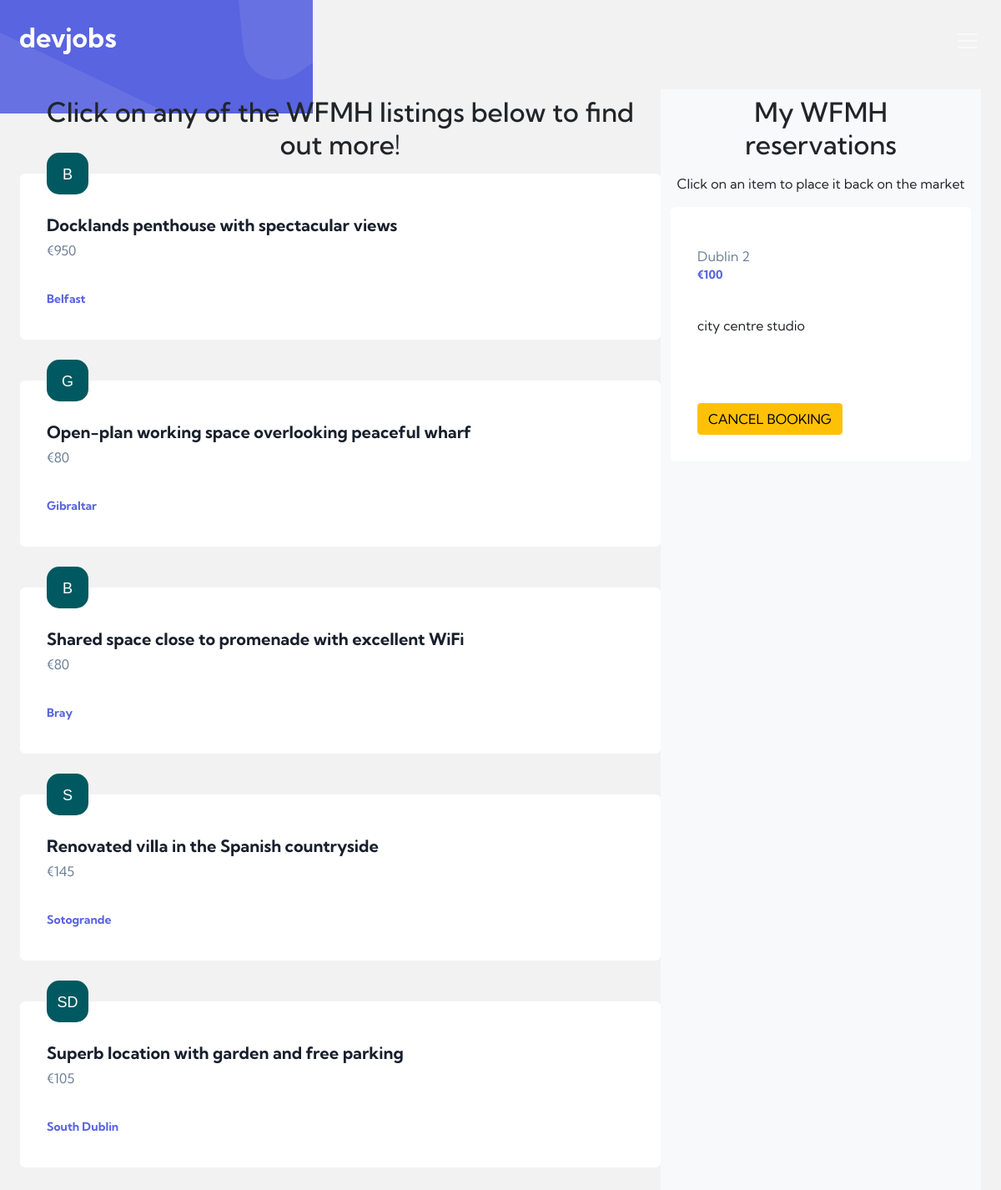
Screenshot of /browse (signed in) with the database file from the repository.
### wfmh/models.py (models this page shows, shortened)
class Home(db.Model):
    id = db.Column(db.Integer(), primary_key=True)
    summary = db.Column(db.String(length=50), nullable=False, unique=True)
    location = db.Column(db.String(length=25), nullable=False)
    owner_email = db.Column(db.String(length=50), nullable=False)
    daily_rate = db.Column(db.Integer(), nullable=False)
    reserved_by = db.Column(db.Integer(), db.ForeignKey("worker.id"))

### wfmh/routes.py (the view, shortened to what this page needs)
@app.route("/browse", methods=["GET", "POST"])
@login_required
def browse_homes():
    booking_form = WFMHBookingForm()
    cancellation_form = WFMHCancellationForm()
    if request.method == "GET":
        available_homes = Home.query.filter_by(reserved_by=None)
        my_homes = Home.query.filter_by(reserved_by=current_user.id)
        return render_template(
            "browse.html",
            available_homes=available_homes,
            my_homes=my_homes,
            b_form=booking_form,
            c_form=cancellation_form
        )

### wfmh/models.py (called while the page is built)
@login_manager.user_loader
def load_user(user_id):
    return Worker.query.get(int(user_id))

    @property
    def format_wallet(self):
        return f"€{self.wallet:,}"

### wfmh/templates/browse.html (shortened to what this page needs)
{% extends 'base.html' %} {% block title %} WFMH | Browse {% endblock %} {%
block content %}
<div class="row m-4">
  <div class="col-md-8 px-0">
    <h2 class="text-center mb-3 pt-2 px-2">
      Click on any of the WFMH listings below to find out more!
    </h2>
    {% for home in available_homes %} {% include 'helpers/modals_booking.html'
    <div class="card">
      <div class="card-body">
        <div
          class="card-avatar d-flex justify-content-center align-items-center"
        >
          {% set location_list = home.location.split(' ') %}
          <h3 class="mb-0 mt-1">{% for item in location_list %}{{ item[0] }}{% endfor %}</h3>
        </div>
        <h4 class="card-text">{{ home.summary }}</h4>
        <h5 class="card-subtitle">€{{ home.daily_rate }}</h5>
        <h6 class="card-title">{{ home.location }}</h6>
      </div>
    </div>
    {% endfor %}
  </div>
  <div class="col-md-4 bg-light">
    <h2 class="text-center mb-3 pt-2 px-2">My WFMH reservations</h2>
    <p class="text-center mb-3">
      Click on an item to place it back on the market
    </p>
    {% for home in my_homes %} {% include 'helpers/modals_cancellation.html' %}
    <div class="card">
      <div class="card-body">
        <h5 class="card-title">{{ home.location }}</h5>
        <h6 class="card-subtitle">€{{ home.daily_rate }}</h6>
        <p class="card-text">{{ home.summary }}</p>
      </div>
      <div class="card-body">
        <button
          type="button"
          class="btn btn-warning"
          data-bs-toggle="modal"
          data-bs-target="#cancellationModal{{ home.id }}"
        >
          CANCEL BOOKING
        </button>
      </div>
    </div>
    {% endfor %}
  </div>
</div>
{% endblock %}

### wfmh/static/css/style.css (style rules this page uses)
body { font-family: 'Kumbh Sans', sans-serif; background-color: #f2f2f2; background-image: url('../images/backgrounds/bg-pattern-header.svg'); background-repeat: no-repeat; }
h3 { font-family: 'Sofia Pro', sans-serif; color: #fff; font-size: 1.125rem; font-weight: 400; }
h4 { font-weight: 700; font-size: 1.25rem; line-height: 1.25; color: #19202d; }
h5 { font-weight: 400; font-size: 1rem; line-height: 1.25; color: #6e8098; }
h6 { font-weight: 700; font-size: 0.875rem; line-height: 1.214; color: #5964e0; }
.card { border-radius: 0.375rem; border: none; margin-bottom: 3.0625rem; position: relative; }
.card-avatar { position: absolute; top: -1.5625rem; left: 2rem; width: 3.125rem; height: 3.125rem; border-radius: 30%; color: #fff; background-color: #005960; }
.card-body { padding: 3.0625rem 0.5625rem 2rem 2rem; }
.card-text { margin-bottom: 0.75rem; }
.card-subtitle { margin-bottom: 2.5rem; }

### rows the page displays
Home: location "B", summary "Docklands penthouse with spectacular views", daily_rate "950", location "Belfast"
Home: location "G", summary "Open-plan working space overlooking peaceful wharf", daily_rate "80", location "Gibraltar"
Home: location "B", summary "Shared space close to promenade with excellent WiFi", daily_rate "80", location "Bray"
Home: location "S", summary "Renovated villa in the Spanish countryside", daily_rate "145", location "Sotogrande"
Home: item "S" "D", summary "Superb location with garden and free parking", daily_rate "105", location "South Dublin"
Home: location "Dublin 2", daily_rate "100", summary "city centre studio"
